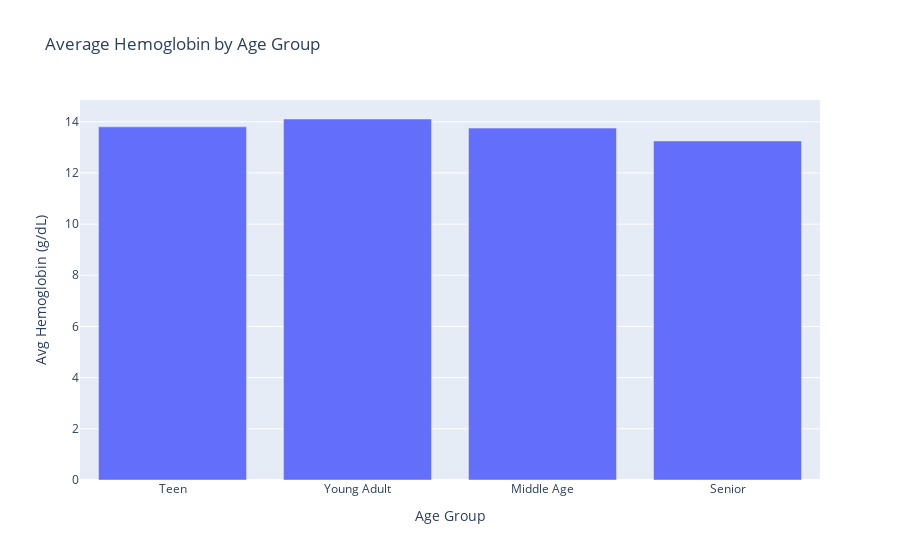

Write notebook code for a chart like this one.
### Code cell
# Define age bins and labels
bins = [0, 12, 18, 40, 60, 100]
labels = ['Child', 'Teen', 'Young Adult', 'Middle Age', 'Senior']
data['age_group'] = pd.cut(data['age'], bins=bins, labels=labels)

# Group and calculate average hemoglobin
age_group_avg = data.groupby('age_group', observed=True)['hemoglobin'].mean().reset_index()

# Create bar plot
bar_fig = px.bar(
    age_group_avg,
    x='age_group',
    y='hemoglobin',
    title='Average Hemoglobin by Age Group',
    labels={'age_group': 'Age Group', 'hemoglobin': 'Avg Hemoglobin (g/dL)'}
)
bar_fig.show()

### Figure 1 — Plotly figure (JSON) as saved in the notebook; plotly's stock layout.template omitted (floating-point values rounded to 4 significant figures)
{"data": [{"alignmentgroup": "True", "hovertemplate": "Age Group=%{x}<br>Avg Hemoglobin (g/dL)=%{y}<extra></extra>", "legendgroup": "", "marker": {"color": "#636efa", "pattern": {"shape": ""}}, "name": "", "offsetgroup": "", "orientation": "v", "showlegend": false, "textposition": "auto", "type": "bar", "x": ["Teen", "Young Adult", "Middle Age", "Senior"], "xaxis": "x", "y": [13.8, 14.11, 13.75, 13.25], "yaxis": "y"}], "layout": {"barmode": "relative", "legend": {"tracegroupgap": 0}, "title": {"text": "Average Hemoglobin by Age Group"}, "xaxis": {"anchor": "y", "domain": [0, 1], "title": {"text": "Age Group"}}, "yaxis": {"anchor": "x", "domain": [0, 1], "title": {"text": "Avg Hemoglobin (g/dL)"}}}}
